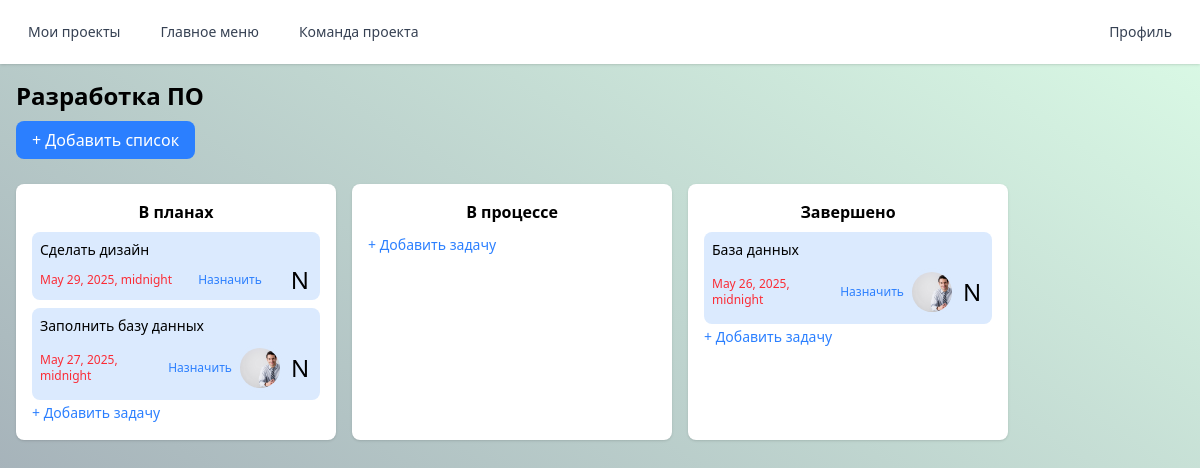
The page /project/4/ on the database as committed earlier.
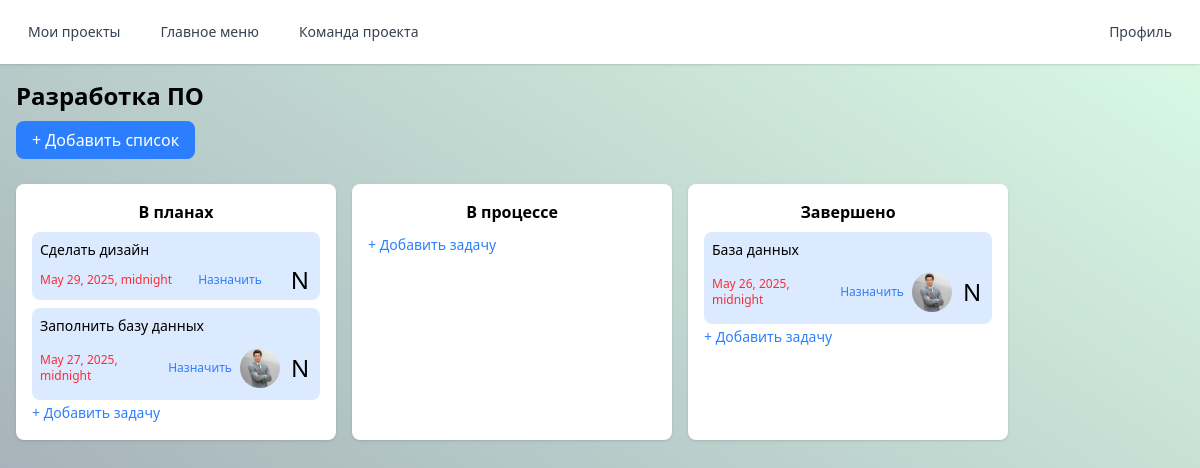
The same page on the database as committed later.
### TeamRunApp/models.py (models this page shows, shortened)
class CustomUser(AbstractUser):
    role = models.CharField(max_length=20, choices=[('manager', 'Manager'), ('developer', 'Developer')])
    avatar = models.ImageField(upload_to=user_avatar_path, blank=True, null=True)
    def get_avatar_small(self):
        if self.avatar and hasattr(self.avatar, 'url'):
            return format_html('<img src="{}" alt="User avatar" class="h-12 w-12 rounded-full object-cover border-4 border-blue-100">', self.avatar.url)
        else:
            first_letter = self.username[0].upper()  # Получаем первую букву никнейма
            return format_html('<div class="h-6 w-6 rounded-full flex items-center justify-center border-4 border-blue-100 text-2xl">{}</div>', first_letter)

### TeamRunApp/views.py (the view)
# urls.py: path('project/<int:pk>/', views.ProjectDetailView.as_view(), name='project_detail'),
class ProjectDetailView(DetailView):
    model = Project
    template_name = 'index.html'
    context_object_name = 'project'

### TeamRunApp/models.py (called while the page is built)
    def get_assigned_users(self):
        return self.assigned_to.all()

### TeamRunApp/templatetags/custom_filters.py (called while the page is built)
@register.filter
def is_older_than_yesterday(value):
    yesterday = datetime.now().date() - timedelta(days=1)
    return value.date() < yesterday

### theme/templates/index.html (shortened to what this page needs)
{% load static tailwind_tags %}
<!DOCTYPE html>
<html lang="ru">
<head>
    {% load static %}
    <script src="https://unpkg.com/@tailwindcss/browser@4"></script>
    {% tailwind_css %}
    {% load custom_filters %}
</head>
<body class="h-screen w-screen m-0 p-0 overflow-hidden flex flex-col bg-linear-to-bl from-green-100 to-gray-400">
    <nav class="bg-white shadow w-full">
        <div class="max-w px-4 sm:px-6 lg:px-8">
            <div class="flex justify-between h-16 items-center">
                <div class="flex space-x-4">
                    <a href="{% url 'my-projects' %}" class="text-gray-700 hover:text-gray-900 px-3 py-2 rounded-md text-sm font-medium">Мои проекты</a>
                    <a href="{% url 'menu' %}" class="text-gray-700 hover:text-gray-900 px-3 py-2 rounded-md text-sm font-medium">Главное меню</a>
                    <a href="{% url 'project_team' project.id %}" class="text-gray-700 hover:text-gray-900 px-3 py-2 rounded-md text-sm font-medium">Команда проекта</a>
                </div>
                <div class="flex items-center">
                    <a href="{% url 'profile' %}" class="text-gray-700 hover:text-gray-900 px-3 py-2 rounded-md text-sm font-medium">Профиль</a>
                </div>
            </div>
        </div>
    </nav>
    <div class="p-4">
        <h1 class="text-2xl font-bold mb-4">{{ project.name }}</h1>
        <a href="{% url 'add_task_list' project.id %}"
        class="bg-blue-500 text-white px-4 py-2 rounded-lg hover:bg-blue-600 mb-8">
        + Добавить список
        </a>
        <div class="flex space-x-4 mt-8" id="lists-container">
          {% for List in project.lists.all %}
          <div id="colorBox" class="flex-1 p-4 rounded-lg shadow bg-white column max-w-xs" data-list-id="{{ List.id }}">
              <h2 class="font-semibold mb-2 text-center list_title">{{ List.name }}</h2>
                  {% for task in List.tasks.all %}
                  <div class="space-y-2 mt-2 task" draggable="true" data-task-id="{{ task.id }}">
                      <div class="bg-blue-100 p-2 rounded-lg max-w-xs">
                          <div class="text-sm break-words">{{ task.title }}</div>
                          <div class="flex justify-between items-center mt-2 gap-1">
                              <div  {% if task.due_date|is_older_than_yesterday %}class="text-xs text-red-500"{% else %}class="text-xs text-gray-500"{% endif %}>{{ task.due_date }}</div>
                              <a href="{% url 'task_assign' task.id %}" class="text-xs text-blue-500">Назначить</a>
                              {% for assign_user in task.get_assigned_users %}
                               {{ assign_user.get_avatar_small|safe }}
                              {% endfor %}
                          </div>
                      </div>
                  </div>
                  {% endfor %}
              <a href="{% url 'add_task' project_id=project.id list_id=List.id %}"
                      class="text-blue-500 hover:text-blue-700 text-sm">
                  + Добавить задачу
              </a>
          </div>
          {% endfor %}
        </div>
  </div>
</body>
</html>

Rows that differ between the two databases and show on the page:
changed CustomUser (number 2 of 2 on the later page): get_avatar_small: a different picture
